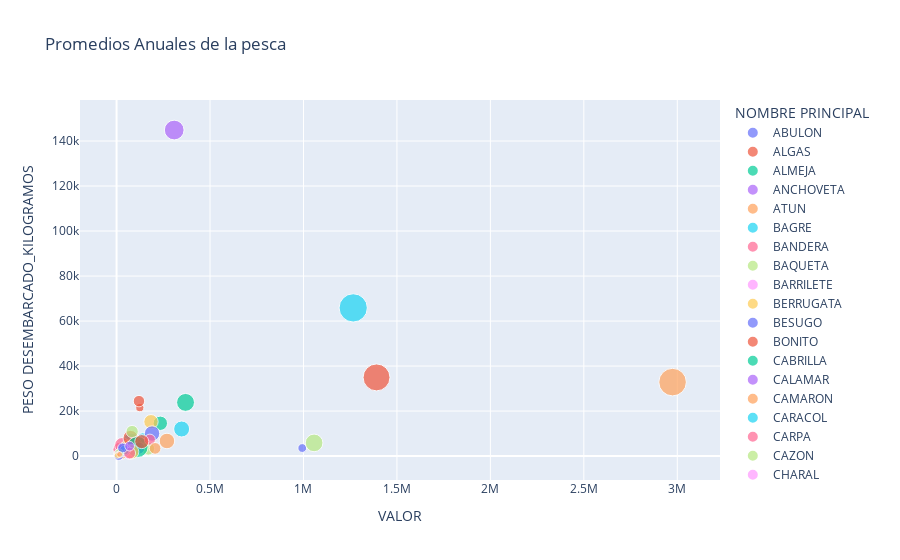

Notebook cell for this chart:
### Markdown cell above
## ¿Cómo es el roll de cada especie para la comunidad?
La pesca de pequeña escala es naturalmente diversa, se trabaja a lo largo del año cambiando de especie objetivo según la disponibilidad del recurso y las vedas establecidas. Cuando pensamos en como hay pesquerías tradicionalmente importantes como lo es la Corvina para el Golfo de Santa Clara en Sonora tendemos a creer que es la pesca que soporta la economía local, sin embargo vemos en la grafica anterior que las especies catalogadas como OTRAS son las más importantes (después nos adentraremos más en este grupo), para analizar más a profundidad cómo cada especie objetivo aporta a la comunidad usaremos un gráfico de globos, donde el eje $x$  corresponde al valor de la producción, el eje $y$ es el peso desembarcado y el diámetro es la frecuencia con la que se reporta la captura.

### Code cell
# Bubble chart
# Asumiendo una selección ficticia para ilustración, reemplace o ajuste según su aplicación interactiva


species_data = data.groupby('NOMBRE PRINCIPAL').agg({'PESO DESEMBARCADO_KILOGRAMOS': 'mean', 'VALOR': 'mean', 'Frecuencia': 'mean'}).reset_index()
bubble_fig = px.scatter(species_data, x='VALOR', y='PESO DESEMBARCADO_KILOGRAMOS', size='Frecuencia', color='NOMBRE PRINCIPAL',
                        title="Promedios Anuales de la pesca")
bubble_fig.show()

### Figure 1 — Plotly figure (JSON) as saved in the notebook; plotly's stock layout.template omitted (floating-point values rounded to 4 significant figures)
{"data": [{"hovertemplate": "NOMBRE PRINCIPAL=ABULON<br>VALOR=%{x}<br>PESO DESEMBARCADO_KILOGRAMOS=%{y}<br>Frecuencia=%{marker.size}<extra></extra>", "legendgroup": "ABULON", "marker": {"color": "#636efa", "size": [3.032], "sizemode": "area", "sizeref": 0.07875, "symbol": "circle"}, "mode": "markers", "name": "ABULON", "orientation": "v", "showlegend": true, "type": "scatter", "x": [993500.0], "xaxis": "x", "y": [3568.0], "yaxis": "y"}, {"hovertemplate": "NOMBRE PRINCIPAL=ALGAS<br>VALOR=%{x}<br>PESO DESEMBARCADO_KILOGRAMOS=%{y}<br>Frecuencia=%{marker.size}<extra></extra>", "legendgroup": "ALGAS", "marker": {"color": "#EF553B", "size": [2.63], "sizemode": "area", "sizeref": 0.07875, "symbol": "circle"}, "mode": "markers", "name": "ALGAS", "orientation": "v", "showlegend": true, "type": "scatter", "x": [124400.0], "xaxis": "x", "y": [21510.0], "yaxis": "y"}, {"hovertemplate": "NOMBRE PRINCIPAL=ALMEJA<br>VALOR=%{x}<br>PESO DESEMBARCADO_KILOGRAMOS=%{y}<br>Frecuencia=%{marker.size}<extra></extra>", "legendgroup": "ALMEJA", "marker": {"color": "#00cc96", "size": [8.116], "sizemode": "area", "sizeref": 0.07875, "symbol": "circle"}, "mode": "markers", "name": "ALMEJA", "orientation": "v", "showlegend": true, "type": "scatter", "x": [234200.0], "xaxis": "x", "y": [14570.0], "yaxis": "y"}, {"hovertemplate": "NOMBRE PRINCIPAL=ANCHOVETA<br>VALOR=%{x}<br>PESO DESEMBARCADO_KILOGRAMOS=%{y}<br>Frecuencia=%{marker.size}<extra></extra>", "legendgroup": "ANCHOVETA", "marker": {"color": "#ab63fa", "size": [1.05], "sizemode": "area", "sizeref": 0.07875, "symbol": "circle"}, "mode": "markers", "name": "ANCHOVETA", "orientation": "v", "showlegend": true, "type": "scatter", "x": [23050.0], "xaxis": "x", "y": [1432.0], "yaxis": "y"}, {"hovertemplate": "NOMBRE PRINCIPAL=ATUN<br>VALOR=%{x}<br>PESO DESEMBARCADO_KILOGRAMOS=%{y}<br>Frecuencia=%{marker.size}<extra></extra>", "legendgroup": "ATUN", "marker": {"color": "#FFA15A", "size": [2.568], "sizemode": "area", "sizeref": 0.07875, "symbol": "circle"}, "mode": "markers", "name": "ATUN", "orientation": "v", "showlegend": true, "type": "scatter", "x": [9578.0], "xaxis": "x", "y": [450.3], "yaxis": "y"}, {"hovertemplate": "NOMBRE PRINCIPAL=BAGRE<br>VALOR=%{x}<br>PESO DESEMBARCADO_KILOGRAMOS=%{y}<br>Frecuencia=%{marker.size}<extra></extra>", "legendgroup": "BAGRE", "marker": {"color": "#19d3f3", "size": [12.62], "sizemode": "area", "sizeref": 0.07875, "symbol": "circle"}, "mode": "markers", "name": "BAGRE", "orientation": "v", "showlegend": true, "type": "scatter", "x": [77490.0], "xaxis": "x", "y": [6213.0], "yaxis": "y"}, {"hovertemplate": "NOMBRE PRINCIPAL=BANDERA<br>VALOR=%{x}<br>PESO DESEMBARCADO_KILOGRAMOS=%{y}<br>Frecuencia=%{marker.size}<extra></extra>", "legendgroup": "BANDERA", "marker": {"color": "#FF6692", "size": [9.084], "sizemode": "area", "sizeref": 0.07875, "symbol": "circle"}, "mode": "markers", "name": "BANDERA", "orientation": "v", "showlegend": true, "type": "scatter", "x": [21010.0], "xaxis": "x", "y": [2883.0], "yaxis": "y"}, {"hovertemplate": "NOMBRE PRINCIPAL=BAQUETA<br>VALOR=%{x}<br>PESO DESEMBARCADO_KILOGRAMOS=%{y}<br>Frecuencia=%{marker.size}<extra></extra>", "legendgroup": "BAQUETA", "marker": {"color": "#B6E880", "size": [6.408], "sizemode": "area", "sizeref": 0.07875, "symbol": "circle"}, "mode": "markers", "name": "BAQUETA", "orientation": "v", "showlegend": true, "type": "scatter", "x": [169600.0], "xaxis": "x", "y": [3235.0], "yaxis": "y"}, {"hovertemplate": "NOMBRE PRINCIPAL=BARRILETE<br>VALOR=%{x}<br>PESO DESEMBARCADO_KILOGRAMOS=%{y}<br>Frecuencia=%{marker.size}<extra></extra>", "legendgroup": "BARRILETE", "marker": {"color": "#FF97FF", "size": [2.464], "sizemode": "area", "sizeref": 0.07875, "symbol": "circle"}, "mode": "markers", "name": "BARRILETE", "orientation": "v", "showlegend": true, "type": "scatter", "x": [51010.0], "xaxis": "x", "y": [1913.0], "yaxis": "y"}, {"hovertemplate": "NOMBRE PRINCIPAL=BERRUGATA<br>VALOR=%{x}<br>PESO DESEMBARCADO_KILOGRAMOS=%{y}<br>Frecuencia=%{marker.size}<extra></extra>", "legendgroup": "BERRUGATA", "marker": {"color": "#FECB52", "size": [8.112], "sizemode": "area", "sizeref": 0.07875, "symbol": "circle"}, "mode": "markers", "name": "BERRUGATA", "orientation": "v", "showlegend": true, "type": "scatter", "x": [184100.0], "xaxis": "x", "y": [15260.0], "yaxis": "y"}, {"hovertemplate": "NOMBRE PRINCIPAL=BESUGO<br>VALOR=%{x}<br>PESO DESEMBARCADO_KILOGRAMOS=%{y}<br>Frecuencia=%{marker.size}<extra></extra>", "legendgroup": "BESUGO", "marker": {"color": "#636efa", "size": [1], "sizemode": "area", "sizeref": 0.07875, "symbol": "circle"}, "mode": "markers", "name": "BESUGO", "orientation": "v", "showlegend": true, "type": "scatter", "x": [7405.0], "xaxis": "x", "y": [357.4], "yaxis": "y"}, {"hovertemplate": "NOMBRE PRINCIPAL=BONITO<br>VALOR=%{x}<br>PESO DESEMBARCADO_KILOGRAMOS=%{y}<br>Frecuencia=%{marker.size}<extra></extra>", "legendgroup": "BONITO", "marker": {"color": "#EF553B", "size": [3.44], "sizemode": "area", "sizeref": 0.07875, "symbol": "circle"}, "mode": "markers", "name": "BONITO", "orientation": "v", "showlegend": true, "type": "scatter", "x": [11940.0], "xaxis": "x", "y": [1118.0], "yaxis": "y"}, {"hovertemplate": "NOMBRE PRINCIPAL=CABRILLA<br>VALOR=%{x}<br>PESO DESEMBARCADO_KILOGRAMOS=%{y}<br>Frecuencia=%{marker.size}<extra></extra>", "legendgroup": "CABRILLA", "marker": {"color": "#00cc96", "size": [6.942], "sizemode": "area", "sizeref": 0.07875, "symbol": "circle"}, "mode": "markers", "name": "CABRILLA", "orientation": "v", "showlegend": true, "type": "scatter", "x": [104800.0], "xaxis": "x", "y": [5608.0], "yaxis": "y"}, {"hovertemplate": "NOMBRE PRINCIPAL=CALAMAR<br>VALOR=%{x}<br>PESO DESEMBARCADO_KILOGRAMOS=%{y}<br>Frecuencia=%{marker.size}<extra></extra>", "legendgroup": "CALAMAR", "marker": {"color": "#ab63fa", "size": [15.36], "sizemode": "area", "sizeref": 0.07875, "symbol": "circle"}, "mode": "markers", "name": "CALAMAR", "orientation": "v", "showlegend": true, "type": "scatter", "x": [308500.0], "xaxis": "x", "y": [144900.0], "yaxis": "y"}, {"hovertemplate": "NOMBRE PRINCIPAL=CAMARON<br>VALOR=%{x}<br>PESO DESEMBARCADO_KILOGRAMOS=%{y}<br>Frecuencia=%{marker.size}<extra></extra>", "legendgroup": "CAMARON", "marker": {"color": "#FFA15A", "size": [29.94], "sizemode": "area", "sizeref": 0.07875, "symbol": "circle"}, "mode": "markers", "name": "CAMARON", "orientation": "v", "showlegend": true, "type": "scatter", "x": [2975000.0], "xaxis": "x", "y": [32860.0], "yaxis": "y"}, {"hovertemplate": "NOMBRE PRINCIPAL=CARACOL<br>VALOR=%{x}<br>PESO DESEMBARCADO_KILOGRAMOS=%{y}<br>Frecuencia=%{marker.size}<extra></extra>", "legendgroup": "CARACOL", "marker": {"color": "#19d3f3", "size": [4.286], "sizemode": "area", "sizeref": 0.07875, "symbol": "circle"}, "mode": "markers", "name": "CARACOL", "orientation": "v", "showlegend": true, "type": "scatter", "x": [140200.0], "xaxis": "x", "y": [8030.0], "yaxis": "y"}, {"hovertemplate": "NOMBRE PRINCIPAL=CARPA<br>VALOR=%{x}<br>PESO DESEMBARCADO_KILOGRAMOS=%{y}<br>Frecuencia=%{marker.size}<extra></extra>", "legendgroup": "CARPA", "marker": {"color": "#FF6692", "size": [9.064], "sizemode": "area", "sizeref": 0.07875, "symbol": "circle"}, "mode": "markers", "name": "CARPA", "orientation": "v", "showlegend": true, "type": "scatter", "x": [30260.0], "xaxis": "x", "y": [4859.0], "yaxis": "y"}, {"hovertemplate": "NOMBRE PRINCIPAL=CAZON<br>VALOR=%{x}<br>PESO DESEMBARCADO_KILOGRAMOS=%{y}<br>Frecuencia=%{marker.size}<extra></extra>", "legendgroup": "CAZON", "marker": {"color": "#B6E880", "size": [4.896], "sizemode": "area", "sizeref": 0.07875, "symbol": "circle"}, "mode": "markers", "name": "CAZON", "orientation": "v", "showlegend": true, "type": "scatter", "x": [98350.0], "xaxis": "x", "y": [4880.0], "yaxis": "y"}, {"hovertemplate": "NOMBRE PRINCIPAL=CHARAL<br>VALOR=%{x}<br>PESO DESEMBARCADO_KILOGRAMOS=%{y}<br>Frecuencia=%{marker.size}<extra></extra>", "legendgroup": "CHARAL", "marker": {"color": "#FF97FF", "size": [1.703], "sizemode": "area", "sizeref": 0.07875, "symbol": "circle"}, "mode": "markers", "name": "CHARAL", "orientation": "v", "showlegend": true, "type": "scatter", "x": [9201.0], "xaxis": "x", "y": [858.8], "yaxis": "y"}, {"hovertemplate": "NOMBRE PRINCIPAL=CINTILLA<br>VALOR=%{x}<br>PESO DESEMBARCADO_KILOGRAMOS=%{y}<br>Frecuencia=%{marker.size}<extra></extra>", "legendgroup": "CINTILLA", "marker": {"color": "#FECB52", "size": [1.111], "sizemode": "area", "sizeref": 0.07875, "symbol": "circle"}, "mode": "markers", "name": "CINTILLA", "orientation": "v", "showlegend": true, "type": "scatter", "x": [10620.0], "xaxis": "x", "y": [612.8], "yaxis": "y"}, {"hovertemplate": "NOMBRE PRINCIPAL=CORVINA<br>VALOR=%{x}<br>PESO DESEMBARCADO_KILOGRAMOS=%{y}<br>Frecuencia=%{marker.size}<extra></extra>", "legendgroup": "CORVINA", "marker": {"color": "#636efa", "size": [9.322], "sizemode": "area", "sizeref": 0.07875, "symbol": "circle"}, "mode": "markers", "name": "CORVINA", "orientation": "v", "showlegend": true, "type": "scatter", "x": [189900.0], "xaxis": "x", "y": [10010.0], "yaxis": "y"}, {"hovertemplate": "NOMBRE PRINCIPAL=ERIZO<br>VALOR=%{x}<br>PESO DESEMBARCADO_KILOGRAMOS=%{y}<br>Frecuencia=%{marker.size}<extra></extra>", "legendgroup": "ERIZO", "marker": {"color": "#EF553B", "size": [28.58], "sizemode": "area", "sizeref": 0.07875, "symbol": "circle"}, "mode": "markers", "name": "ERIZO", "orientation": "v", "showlegend": true, "type": "scatter", "x": [1391000.0], "xaxis": "x", "y": [34950.0], "yaxis": "y"}, {"hovertemplate": "NOMBRE PRINCIPAL=ESMEDREGAL<br>VALOR=%{x}<br>PESO DESEMBARCADO_KILOGRAMOS=%{y}<br>Frecuencia=%{marker.size}<extra></extra>", "legendgroup": "ESMEDREGAL", "marker": {"color": "#00cc96", "size": [1.941], "sizemode": "area", "sizeref": 0.07875, "symbol": "circle"}, "mode": "markers", "name": "ESMEDREGAL", "orientation": "v", "showlegend": true, "type": "scatter", "x": [9794.0], "xaxis": "x", "y": [834.0], "yaxis": "y"}, {"hovertemplate": "NOMBRE PRINCIPAL=FAUNA<br>VALOR=%{x}<br>PESO DESEMBARCADO_KILOGRAMOS=%{y}<br>Frecuencia=%{marker.size}<extra></extra>", "legendgroup": "FAUNA", "marker": {"color": "#ab63fa", "size": [4.55], "sizemode": "area", "sizeref": 0.07875, "symbol": "circle"}, "mode": "markers", "name": "FAUNA", "orientation": "v", "showlegend": true, "type": "scatter", "x": [79810.0], "xaxis": "x", "y": [3849.0], "yaxis": "y"}, {"hovertemplate": "NOMBRE PRINCIPAL=GUACHINANGO<br>VALOR=%{x}<br>PESO DESEMBARCADO_KILOGRAMOS=%{y}<br>Frecuencia=%{marker.size}<extra></extra>", "legendgroup": "GUACHINANGO", "marker": {"color": "#FFA15A", "size": [9.51], "sizemode": "area", "sizeref": 0.07875, "symbol": "circle"}, "mode": "markers", "name": "GUACHINANGO", "orientation": "v", "showlegend": true, "type": "scatter", "x": [269600.0], "xaxis": "x", "y": [6699.0], "yaxis": "y"}, {"hovertemplate": "NOMBRE PRINCIPAL=JAIBA<br>VALOR=%{x}<br>PESO DESEMBARCADO_KILOGRAMOS=%{y}<br>Frecuencia=%{marker.size}<extra></extra>", "legendgroup": "JAIBA", "marker": {"color": "#19d3f3", "size": [31.5], "sizemode": "area", "sizeref": 0.07875, "symbol": "circle"}, "mode": "markers", "name": "JAIBA", "orientation": "v", "showlegend": true, "type": "scatter", "x": [1266000.0], "xaxis": "x", "y": [65850.0], "yaxis": "y"}, {"hovertemplate": "NOMBRE PRINCIPAL=JUREL<br>VALOR=%{x}<br>PESO DESEMBARCADO_KILOGRAMOS=%{y}<br>Frecuencia=%{marker.size}<extra></extra>", "legendgroup": "JUREL", "marker": {"color": "#FF6692", "size": [7.484], "sizemode": "area", "sizeref": 0.07875, "symbol": "circle"}, "mode": "markers", "name": "JUREL", "orientation": "v", "showlegend": true, "type": "scatter", "x": [97940.0], "xaxis": "x", "y": [5275.0], "yaxis": "y"}, {"hovertemplate": "NOMBRE PRINCIPAL=LANGOSTA<br>VALOR=%{x}<br>PESO DESEMBARCADO_KILOGRAMOS=%{y}<br>Frecuencia=%{marker.size}<extra></extra>", "legendgroup": "LANGOSTA", "marker": {"color": "#B6E880", "size": [12.27], "sizemode": "area", "sizeref": 0.07875, "symbol": "circle"}, "mode": "markers", "name": "LANGOSTA", "orientation": "v", "showlegend": true, "type": "scatter", "x": [1057000.0], "xaxis": "x", "y": [5847.0], "yaxis": "y"}, {"hovertemplate": "NOMBRE PRINCIPAL=LANGOSTINO<br>VALOR=%{x}<br>PESO DESEMBARCADO_KILOGRAMOS=%{y}<br>Frecuencia=%{marker.size}<extra></extra>", "legendgroup": "LANGOSTINO", "marker": {"color": "#FF97FF", "size": [2.904], "sizemode": "area", "sizeref": 0.07875, "symbol": "circle"}, "mode": "markers", "name": "LANGOSTINO", "orientation": "v", "showlegend": true, "type": "scatter", "x": [67300.0], "xaxis": "x", "y": [492.0], "yaxis": "y"}, {"hovertemplate": "NOMBRE PRINCIPAL=LEBRANCHA<br>VALOR=%{x}<br>PESO DESEMBARCADO_KILOGRAMOS=%{y}<br>Frecuencia=%{marker.size}<extra></extra>", "legendgroup": "LEBRANCHA", "marker": {"color": "#FECB52", "size": [4.653], "sizemode": "area", "sizeref": 0.07875, "symbol": "circle"}, "mode": "markers", "name": "LEBRANCHA", "orientation": "v", "showlegend": true, "type": "scatter", "x": [54530.0], "xaxis": "x", "y": [4735.0], "yaxis": "y"}, {"hovertemplate": "NOMBRE PRINCIPAL=LENGUADO<br>VALOR=%{x}<br>PESO DESEMBARCADO_KILOGRAMOS=%{y}<br>Frecuencia=%{marker.size}<extra></extra>", "legendgroup": "LENGUADO", "marker": {"color": "#636efa", "size": [5.93], "sizemode": "area", "sizeref": 0.07875, "symbol": "circle"}, "mode": "markers", "name": "LENGUADO", "orientation": "v", "showlegend": true, "type": "scatter", "x": [118100.0], "xaxis": "x", "y": [3554.0], "yaxis": "y"}, {"hovertemplate": "NOMBRE PRINCIPAL=LISA<br>VALOR=%{x}<br>PESO DESEMBARCADO_KILOGRAMOS=%{y}<br>Frecuencia=%{marker.size}<extra></extra>", "legendgroup": "LISA", "marker": {"color": "#EF553B", "size": [9.001], "sizemode": "area", "sizeref": 0.07875, "symbol": "circle"}, "mode": "markers", "name": "LISA", "orientation": "v", "showlegend": true, "type": "scatter", "x": [74930.0], "xaxis": "x", "y": [8062.0], "yaxis": "y"}, {"hovertemplate": "NOMBRE PRINCIPAL=LOBINA<br>VALOR=%{x}<br>PESO DESEMBARCADO_KILOGRAMOS=%{y}<br>Frecuencia=%{marker.size}<extra></extra>", "legendgroup": "LOBINA", "marker": {"color": "#00cc96", "size": [17.68], "sizemode": "area", "sizeref": 0.07875, "symbol": "circle"}, "mode": "markers", "name": "LOBINA", "orientation": "v", "showlegend": true, "type": "scatter", "x": [112200.0], "xaxis": "x", "y": [4042.0], "yaxis": "y"}, {"hovertemplate": "NOMBRE PRINCIPAL=MACARELA<br>VALOR=%{x}<br>PESO DESEMBARCADO_KILOGRAMOS=%{y}<br>Frecuencia=%{marker.size}<extra></extra>", "legendgroup": "MACARELA", "marker": {"color": "#ab63fa", "size": [3.778], "sizemode": "area", "sizeref": 0.07875, "symbol": "circle"}, "mode": "markers", "name": "MACARELA", "orientation": "v", "showlegend": true, "type": "scatter", "x": [17300.0], "xaxis": "x", "y": [550.1], "yaxis": "y"}, {"hovertemplate": "NOMBRE PRINCIPAL=MERO<br>VALOR=%{x}<br>PESO DESEMBARCADO_KILOGRAMOS=%{y}<br>Frecuencia=%{marker.size}<extra></extra>", "legendgroup": "MERO", "marker": {"color": "#FFA15A", "size": [3.785], "sizemode": "area", "sizeref": 0.07875, "symbol": "circle"}, "mode": "markers", "name": "MERO", "orientation": "v", "showlegend": true, "type": "scatter", "x": [28190.0], "xaxis": "x", "y": [768.4], "yaxis": "y"}, {"hovertemplate": "NOMBRE PRINCIPAL=MOJARRA<br>VALOR=%{x}<br>PESO DESEMBARCADO_KILOGRAMOS=%{y}<br>Frecuencia=%{marker.size}<extra></extra>", "legendgroup": "MOJARRA", "marker": {"color": "#19d3f3", "size": [10.09], "sizemode": "area", "sizeref": 0.07875, "symbol": "circle"}, "mode": "markers", "name": "MOJARRA", "orientation": "v", "showlegend": true, "type": "scatter", "x": [348200.0], "xaxis": "x", "y": [12030.0], "yaxis": "y"}, {"hovertemplate": "NOMBRE PRINCIPAL=OSTION<br>VALOR=%{x}<br>PESO DESEMBARCADO_KILOGRAMOS=%{y}<br>Frecuencia=%{marker.size}<extra></extra>", "legendgroup": "OSTION", "marker": {"color": "#FF6692", "size": [4.839], "sizemode": "area", "sizeref": 0.07875, "symbol": "circle"}, "mode": "markers", "name": "OSTION", "orientation": "v", "showlegend": true, "type": "scatter", "x": [178200.0], "xaxis": "x", "y": [7289.0], "yaxis": "y"}, {"hovertemplate": "NOMBRE PRINCIPAL=OTRAS<br>VALOR=%{x}<br>PESO DESEMBARCADO_KILOGRAMOS=%{y}<br>Frecuencia=%{marker.size}<extra></extra>", "legendgroup": "OTRAS", "marker": {"color": "#B6E880", "size": [5.958], "sizemode": "area", "sizeref": 0.07875, "symbol": "circle"}, "mode": "markers", "name": "OTRAS", "orientation": "v", "showlegend": true, "type": "scatter", "x": [83300.0], "xaxis": "x", "y": [10890.0], "yaxis": "y"}, {"hovertemplate": "NOMBRE PRINCIPAL=PAMPANO<br>VALOR=%{x}<br>PESO DESEMBARCADO_KILOGRAMOS=%{y}<br>Frecuencia=%{marker.size}<extra></extra>", "legendgroup": "PAMPANO", "marker": {"color": "#FF97FF", "size": [3.346], "sizemode": "area", "sizeref": 0.07875, "symbol": "circle"}, "mode": "markers", "name": "PAMPANO", "orientation": "v", "showlegend": true, "type": "scatter", "x": [10580.0], "xaxis": "x", "y": [828.2], "yaxis": "y"}, {"hovertemplate": "NOMBRE PRINCIPAL=PARGO<br>VALOR=%{x}<br>PESO DESEMBARCADO_KILOGRAMOS=%{y}<br>Frecuencia=%{marker.size}<extra></extra>", "legendgroup": "PARGO", "marker": {"color": "#FECB52", "size": [8.251], "sizemode": "area", "sizeref": 0.07875, "symbol": "circle"}, "mode": "markers", "name": "PARGO", "orientation": "v", "showlegend": true, "type": "scatter", "x": [80360.0], "xaxis": "x", "y": [1877.0], "yaxis": "y"}, {"hovertemplate": "NOMBRE PRINCIPAL=PECES DE ORNATO<br>VALOR=%{x}<br>PESO DESEMBARCADO_KILOGRAMOS=%{y}<br>Frecuencia=%{marker.size}<extra></extra>", "legendgroup": "PECES DE ORNATO", "marker": {"color": "#636efa", "size": [3.375], "sizemode": "area", "sizeref": 0.07875, "symbol": "circle"}, "mode": "markers", "name": "PECES DE ORNATO", "orientation": "v", "showlegend": true, "type": "scatter", "x": [11300.0], "xaxis": "x", "y": [106.7], "yaxis": "y"}, {"hovertemplate": "NOMBRE PRINCIPAL=PEPINO DE MAR<br>VALOR=%{x}<br>PESO DESEMBARCADO_KILOGRAMOS=%{y}<br>Frecuencia=%{marker.size}<extra></extra>", "legendgroup": "PEPINO DE MAR", "marker": {"color": "#EF553B", "size": [7.803], "sizemode": "area", "sizeref": 0.07875, "symbol": "circle"}, "mode": "markers", "name": "PEPINO DE MAR", "orientation": "v", "showlegend": true, "type": "scatter", "x": [134900.0], "xaxis": "x", "y": [6424.0], "yaxis": "y"}, {"hovertemplate": "NOMBRE PRINCIPAL=PETO<br>VALOR=%{x}<br>PESO DESEMBARCADO_KILOGRAMOS=%{y}<br>Frecuencia=%{marker.size}<extra></extra>", "legendgroup": "PETO", "marker": {"color": "#00cc96", "size": [1], "sizemode": "area", "sizeref": 0.07875, "symbol": "circle"}, "mode": "markers", "name": "PETO", "orientation": "v", "showlegend": true, "type": "scatter", "x": [66850.0], "xaxis": "x", "y": [3039.0], "yaxis": "y"}, {"hovertemplate": "NOMBRE PRINCIPAL=PIERNA<br>VALOR=%{x}<br>PESO DESEMBARCADO_KILOGRAMOS=%{y}<br>Frecuencia=%{marker.size}<extra></extra>", "legendgroup": "PIERNA", "marker": {"color": "#ab63fa", "size": [6.74], "sizemode": "area", "sizeref": 0.07875, "symbol": "circle"}, "mode": "markers", "name": "PIERNA", "orientation": "v", "showlegend": true, "type": "scatter", "x": [40930.0], "xaxis": "x", "y": [2728.0], "yaxis": "y"}, {"hovertemplate": "NOMBRE PRINCIPAL=PULPO<br>VALOR=%{x}<br>PESO DESEMBARCADO_KILOGRAMOS=%{y}<br>Frecuencia=%{marker.size}<extra></extra>", "legendgroup": "PULPO", "marker": {"color": "#FFA15A", "size": [5.394], "sizemode": "area", "sizeref": 0.07875, "symbol": "circle"}, "mode": "markers", "name": "PULPO", "orientation": "v", "showlegend": true, "type": "scatter", "x": [206300.0], "xaxis": "x", "y": [3412.0], "yaxis": "y"}, {"hovertemplate": "NOMBRE PRINCIPAL=RAYA Y SIMILARES<br>VALOR=%{x}<br>PESO DESEMBARCADO_KILOGRAMOS=%{y}<br>Frecuencia=%{marker.size}<extra></extra>", "legendgroup": "RAYA Y SIMILARES", "marker": {"color": "#19d3f3", "size": [3.799], "sizemode": "area", "sizeref": 0.07875, "symbol": "circle"}, "mode": "markers", "name": "RAYA Y SIMILARES", "orientation": "v", "showlegend": true, "type": "scatter", "x": [42860.0], "xaxis": "x", "y": [2636.0], "yaxis": "y"}, {"hovertemplate": "NOMBRE PRINCIPAL=ROBALO<br>VALOR=%{x}<br>PESO DESEMBARCADO_KILOGRAMOS=%{y}<br>Frecuencia=%{marker.size}<extra></extra>", "legendgroup": "ROBALO", "marker": {"color": "#FF6692", "size": [5.548], "sizemode": "area", "sizeref": 0.07875, "symbol": "circle"}, "mode": "markers", "name": "ROBALO", "orientation": "v", "showlegend": true, "type": "scatter", "x": [69910.0], "xaxis": "x", "y": [1307.0], "yaxis": "y"}, {"hovertemplate": "NOMBRE PRINCIPAL=RONCO<br>VALOR=%{x}<br>PESO DESEMBARCADO_KILOGRAMOS=%{y}<br>Frecuencia=%{marker.size}<extra></extra>", "legendgroup": "RONCO", "marker": {"color": "#B6E880", "size": [3.225], "sizemode": "area", "sizeref": 0.07875, "symbol": "circle"}, "mode": "markers", "name": "RONCO", "orientation": "v", "showlegend": true, "type": "scatter", "x": [13720.0], "xaxis": "x", "y": [1215.0], "yaxis": "y"}, {"hovertemplate": "NOMBRE PRINCIPAL=RUBIA Y VILLAJAIBA<br>VALOR=%{x}<br>PESO DESEMBARCADO_KILOGRAMOS=%{y}<br>Frecuencia=%{marker.size}<extra></extra>", "legendgroup": "RUBIA Y VILLAJAIBA", "marker": {"color": "#FF97FF", "size": [1.292], "sizemode": "area", "sizeref": 0.07875, "symbol": "circle"}, "mode": "markers", "name": "RUBIA Y VILLAJAIBA", "orientation": "v", "showlegend": true, "type": "scatter", "x": [9139.0], "xaxis": "x", "y": [846.1], "yaxis": "y"}, {"hovertemplate": "NOMBRE PRINCIPAL=RUBIO<br>VALOR=%{x}<br>PESO DESEMBARCADO_KILOGRAMOS=%{y}<br>Frecuencia=%{marker.size}<extra></extra>", "legendgroup": "RUBIO", "marker": {"color": "#FECB52", "size": [1.321], "sizemode": "area", "sizeref": 0.07875, "symbol": "circle"}, "mode": "markers", "name": "RUBIO", "orientation": "v", "showlegend": true, "type": "scatter", "x": [3612.0], "xaxis": "x", "y": [287.2], "yaxis": "y"}, {"hovertemplate": "NOMBRE PRINCIPAL=SARDINA<br>VALOR=%{x}<br>PESO DESEMBARCADO_KILOGRAMOS=%{y}<br>Frecuencia=%{marker.size}<extra></extra>", "legendgroup": "SARDINA", "marker": {"color": "#636efa", "size": [3.942], "sizemode": "area", "sizeref": 0.07875, "symbol": "circle"}, "mode": "markers", "name": "SARDINA", "orientation": "v", "showlegend": true, "type": "scatter", "x": [32280.0], "xaxis": "x", "y": [3634.0], "yaxis": "y"}, {"hovertemplate": "NOMBRE PRINCIPAL=SARGAZO<br>VALOR=%{x}<br>PESO DESEMBARCADO_KILOGRAMOS=%{y}<br>Frecuencia=%{marker.size}<extra></extra>", "legendgroup": "SARGAZO", "marker": {"color": "#EF553B", "size": [5.169], "sizemode": "area", "sizeref": 0.07875, "symbol": "circle"}, "mode": "markers", "name": "SARGAZO", "orientation": "v", "showlegend": true, "type": "scatter", "x": [119900.0], "xaxis": "x", "y": [24420.0], "yaxis": "y"}, {"hovertemplate": "NOMBRE PRINCIPAL=SIERRA<br>VALOR=%{x}<br>PESO DESEMBARCADO_KILOGRAMOS=%{y}<br>Frecuencia=%{marker.size}<extra></extra>", "legendgroup": "SIERRA", "marker": {"color": "#00cc96", "size": [12.61], "sizemode": "area", "sizeref": 0.07875, "symbol": "circle"}, "mode": "markers", "name": "SIERRA", "orientation": "v", "showlegend": true, "type": "scatter", "x": [369000.0], "xaxis": "x", "y": [23850.0], "yaxis": "y"}, {"hovertemplate": "NOMBRE PRINCIPAL=TIBURON<br>VALOR=%{x}<br>PESO DESEMBARCADO_KILOGRAMOS=%{y}<br>Frecuencia=%{marker.size}<extra></extra>", "legendgroup": "TIBURON", "marker": {"color": "#ab63fa", "size": [3.74], "sizemode": "area", "sizeref": 0.07875, "symbol": "circle"}, "mode": "markers", "name": "TIBURON", "orientation": "v", "showlegend": true, "type": "scatter", "x": [69810.0], "xaxis": "x", "y": [4417.0], "yaxis": "y"}, {"hovertemplate": "NOMBRE PRINCIPAL=TRUCHA<br>VALOR=%{x}<br>PESO DESEMBARCADO_KILOGRAMOS=%{y}<br>Frecuencia=%{marker.size}<extra></extra>", "legendgroup": "TRUCHA", "marker": {"color": "#FFA15A", "size": [1.333], "sizemode": "area", "sizeref": 0.07875, "symbol": "circle"}, "mode": "markers", "name": "TRUCHA", "orientation": "v", "showlegend": true, "type": "scatter", "x": [16290], "xaxis": "x", "y": [730.7], "yaxis": "y"}], "layout": {"legend": {"itemsizing": "constant", "title": {"text": "NOMBRE PRINCIPAL"}, "tracegroupgap": 0}, "title": {"text": "Promedios Anuales de la pesca"}, "xaxis": {"anchor": "y", "domain": [0, 1], "title": {"text": "VALOR"}}, "yaxis": {"anchor": "x", "domain": [0, 1], "title": {"text": "PESO DESEMBARCADO_KILOGRAMOS"}}}}
